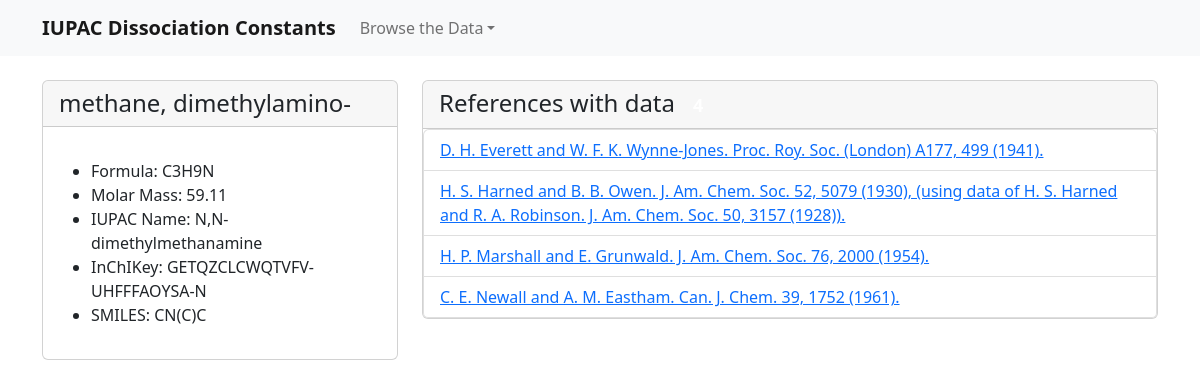
Screenshot of /substances/view/2 with the database file from the repository.
### config/models.py (models this page shows)
class Substances(models.Model):
    id = models.SmallAutoField(primary_key=True)
    name = models.CharField(max_length=1024, blank=True, null=True)
    formula = models.CharField(max_length=256, blank=True, null=True)
    molweight = models.FloatField(blank=True, null=True)
    inchikey = models.CharField(max_length=27, blank=True, null=True)
    smiles = models.CharField(max_length=128, blank=True, null=True)
    iupacname = models.CharField(max_length=1024, blank=True, null=True)
    class Meta:
        managed = True
        db_table = 'substances'
        app_label = 'substances'

class References(models.Model):
    id = models.BigAutoField(primary_key=True)
    code = models.CharField(max_length=8, blank=True, null=True)
    citation = models.CharField(max_length=256, blank=True, null=True)
    journal = models.CharField(max_length=128, blank=True, null=True)
    title = models.CharField(max_length=1024, blank=True, null=True)
    abbrev = models.CharField(max_length=128, blank=True, null=True)
    authors = models.CharField(max_length=2048, blank=True, null=True)
    year = models.PositiveSmallIntegerField(blank=True, null=True)
    volume = models.CharField(max_length=6, blank=True, null=True)
    issue = models.CharField(max_length=16, blank=True, null=True)
    startpage = models.CharField(max_length=6, blank=True, null=True)
    endpage = models.CharField(max_length=6, blank=True, null=True)
    url = models.CharField(max_length=256, blank=True, null=True)
    doi = models.CharField(max_length=256, blank=True, null=True)
    type = models.CharField(max_length=32, blank=True, null=True)
    caref = models.CharField(max_length=16, blank=True, null=True)
    other = models.CharField(max_length=512, blank=True, null=True)
    class Meta:
        managed = True
        db_table = 'references'
        app_label = 'references'

### substances/views.py (the view)
# urls.py: path("view/<subid>", views.view, name='substance view'),
def view(request, subid):
    sub = Substances.objects.get(id=subid)
    refids = Data.objects.filter(substance_id=sub.id).values_list('reference_id')
    refs = References.objects.filter(id__in=refids)
    return render(request, "../templates/substances/view.html", {'sub': sub, 'refs': refs})

### templates/substances/view.html (shortened to what this page needs)
{% extends 'base.html' %}
{% load static %}
{% block content %}
<div class="row pt-3">
	<div class="col-md-4">
		<div class="card card-success">
			<div class="card-header h4 m-0">{{ sub.name }}</div>
            <div class="card-body">
                <ul>
                    <li>Formula: {{ sub.formula }}</li>
                    <li>Molar Mass: {{ sub.molweight }}</li>
                    <li>IUPAC Name: {{ sub.iupacname }}</li>
                    <li>InChIKey: {{ sub.inchikey }}</li>
                    <li>SMILES: {{ sub.smiles }}</li>
                </ul>
            </div>
        </div>
	</div>
	<div class="col-md-8">
		<div class="card card-default">
			<div class="card-header h4 m-0">References with data <span class="badge badge-success">{{ refs|length }}</span></div>
			<div class="list-group responsivediv200 m-0">
                {% for ref in refs %}
                    <li class="list-group-item item">
                        <a href="/data/view/{{ sub.id }}/{{ ref.id }}">{{ ref.citation }}</a>
                    </li>
                {% endfor %}
            </div>
		</div>
	</div>
</div>
{% endblock %}

### rows the page displays
Substances: name "methane, dimethylamino-", formula "C3H9N", molweight "59.11", iupacname "N,N-dimethylmethanamine", inchikey "GETQZCLCWQTVFV-UHFFFAOYSA-N", smiles "CN(C)C"
References: citation "D. H. Everett and W. F. K. Wynne-Jones. Proc. Roy. Soc. (London) A177, 499 (1941)."
References: citation "H. S. Harned and B. B. Owen. J. Am. Chem. Soc. 52, 5079 (1930), (using data of H. S. Harned and R. A. Robinson. J. Am. Chem. Soc. 50, 3157 (1928))."
References: citation "H. P. Marshall and E. Grunwald. J. Am. Chem. Soc. 76, 2000 (1954)."
References: citation "C. E. Newall and A. M. Eastham. Can. J. Chem. 39, 1752 (1961)."
